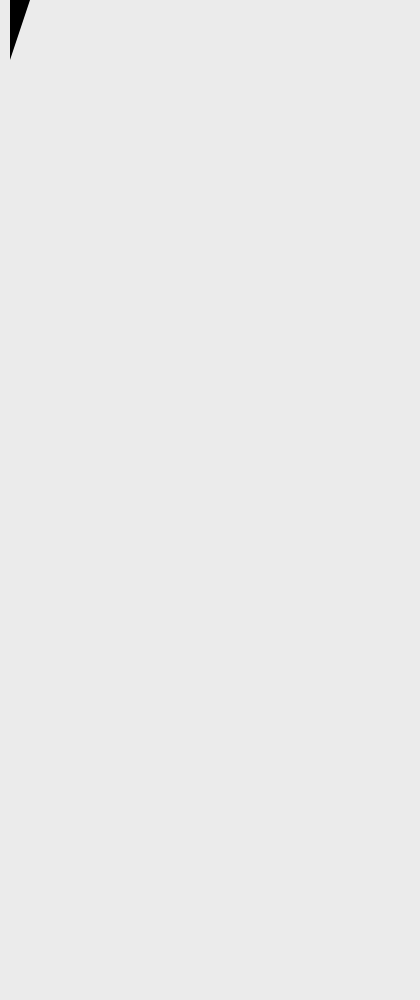
Frame 1 (no input)
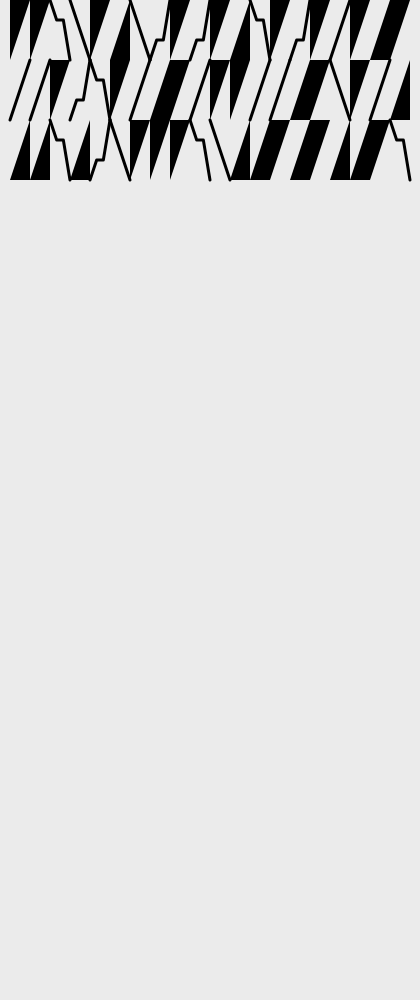
Frame 60 (no input)
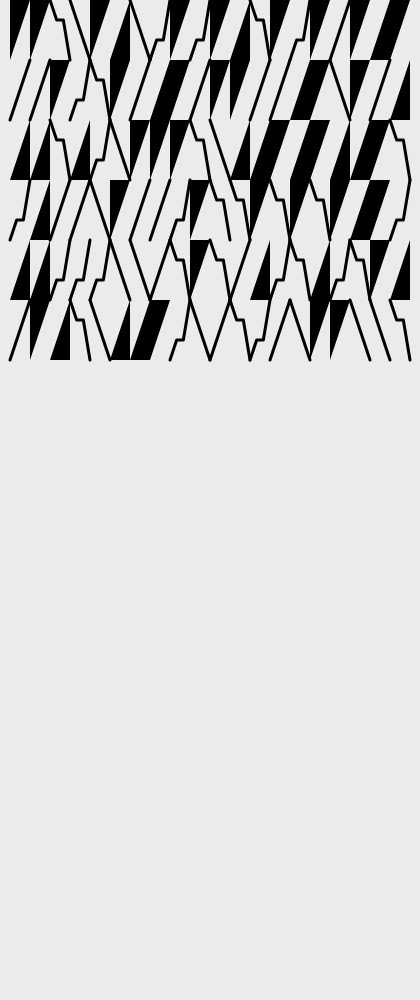
Frame 120 (the mouse pressed at the canvas centre since frame 60)

The p5.js sketch that drew these frames (run headless with seeded random() and noise() and a simulated clock; from frame 60 on, the mouse is pressed at the canvas centre):

// p5.js sketch
// ── sketch.js
// Global Variables
"use strict";
p5.disableFriendlyErrors = true;


var x = 0,
    y = 0;

// u is Unit
var u = {
  w: 20,
  h: 60,
  wMin: 15,
  wMax: 80,
  hMin: 15,
  hMax: 80
}
var sWeight = 3;

var col = {
  bgnd: 235,
  f: 0,
  s: 0
}

// ---------------------------------------------------------

function setup() {
  createCanvas(windowWidth/3+20, windowHeight);
  frameRate(45);
  background(col.bgnd);
}

function draw() {
  translate(10,0);

  let choose = round(random(2));
  if (choose == 0) {
    diagline();
  } else if (choose == 1) {
    triangles();
  } else {
    diagline2();
  }
  move();
}

function windowResized() {
  resizeCanvas(windowWidth/3+20, windowHeight);
  background(col.bgnd);
  x=0;
  y=0;
}

function move() {
  x+=u.w;
  if (x+u.w > windowWidth/3) {
    y+=u.h;
    x=0;
  }
  if (y+u.h > windowHeight) {
    y=0;
    background(col.bgnd);
  }
}

// ---------------------------------------------------------

function diagline() {
  // STYLING
  stroke(col.s);
  strokeWeight(sWeight);
  strokeCap(ROUND);
  strokeJoin(ROUND);
  noFill();

  // PATTERN
  let choose = round(random(1));
  if (choose == 0) {
    line(x, y, x+u.w, y+u.h);
  } else {
    line(x, y+u.h, x+u.w, y);
  }
}

function diagline2() {
  // STYLING
  stroke(col.s);
  strokeWeight(sWeight);
  strokeCap(ROUND);
  strokeJoin(ROUND);
  noFill();

  // PATTERN
  let choose = round(random(1));
  if (choose == 0) {
    beginShape();
    vertex(x, y);
    vertex(x+u.w/3, y+u.h/3);
    vertex(x+u.w-u.w/3, y+u.h/3);
    vertex(x+u.w, y+u.h);
    endShape();
  } else {
    beginShape();
    vertex(x+u.w, y);
    vertex(x+u.w-u.w/3, y+u.h-u.h/3);
    vertex(x+u.w/3, y+u.h-u.h/3);
    vertex(x, y+u.h);
    endShape();
  }
}

function triangles() {
  // STYLING
  fill(col.f);
  noStroke();

  // PATTERN
  let choose = round(random(1));
  if (choose == 0) {
    triangle(x, y, x+u.w, y, x, y+u.h);
  } else {
    triangle(x+u.w, y, x+u.w, y+u.h, x, y+u.h);
  }
}
